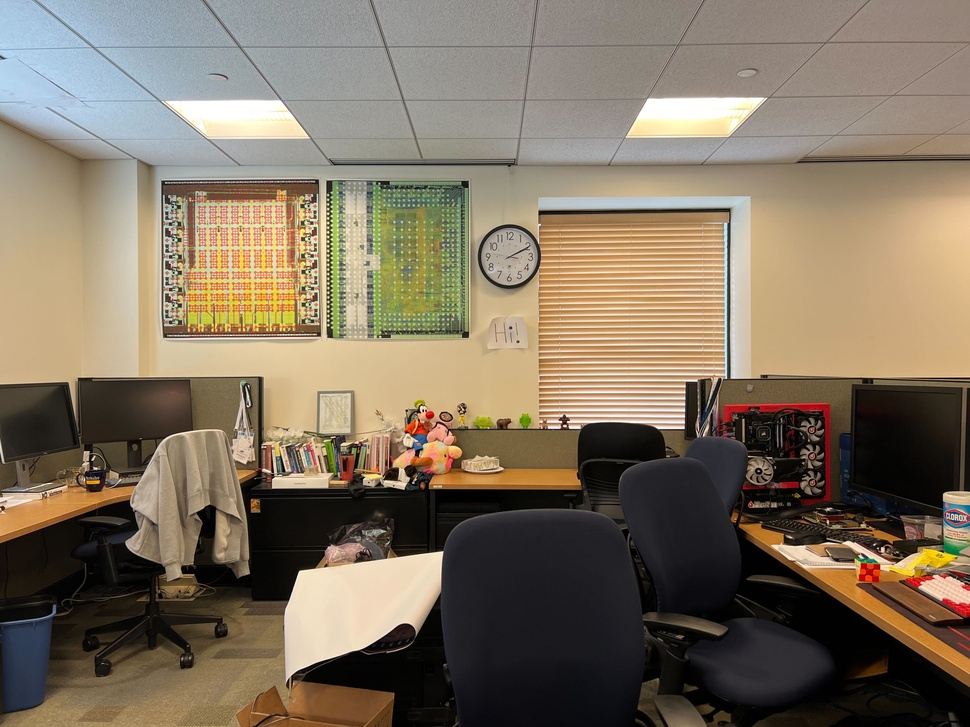
#> input picture data/cube/left.jpg, 970 x 727 px, shrunk from 4032 x 3024 before the run
$ python stereoBMGaussian.py --left ../../data/cube/left.jpg --right ../../data/cube/right.jpg   (older library calls are emulated)
#> lines starting #> are read from the running program, lines starting #| are printed output that depends on the picture; long printed decimals are rounded
import cv2
import numpy as np
import argparse
import matplotlib.pyplot as plt

def stereoBM_init(numDisparities, blockSize):
    stereo = cv2.StereoBM_create(numDisparities=numDisparities, blockSize=blockSize)
    return stereo

# simple arguments parser
if __name__ == '__main__':
    parser = argparse.ArgumentParser(description='Simple stereo matching example.')
    parser.add_argument('--left', type=str, help='left image file', required=True)
    parser.add_argument('--right', type=str, help='right image file', required=True)
    parser.add_argument('--num-disparity', type=int, help='disparity', default=128)
    parser.add_argument('--block-size', type=int, help='block size', default=9)
    args = parser.parse_args()

    block_size = args.block_size
    if block_size % 2 == 0:
        block_size += 1

    # read images as grayscale
    imgL = cv2.imread(args.left)
#> imgL is the input picture: shape (727, 970, 3); mean B, G, R 96.7, 115.1, 128.2
    # cv2.imshow('left', imgL)
    # cv2.waitKey(0)  # Wait indefinitely until a key is pressed
    # cv2.destroyAllWindows()  # Close all OpenCV windows
    imgR = cv2.imread(args.right)
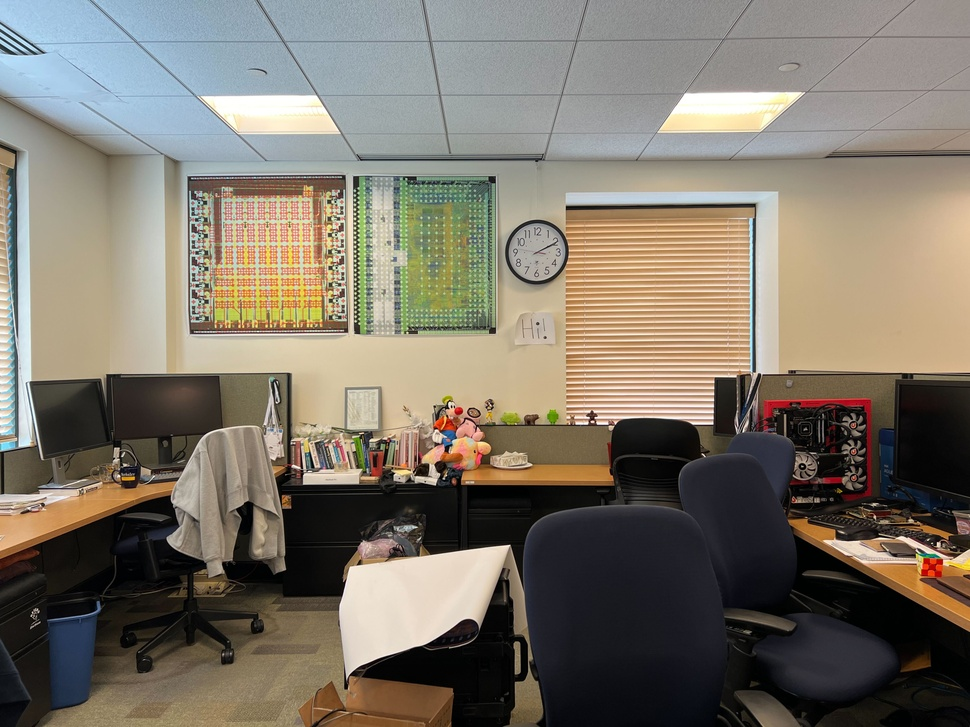
#> input picture data/cube/right.jpg, 970 x 727 px, shrunk from 4032 x 3024 before the run
#> imgR is the input picture: shape (727, 970, 3); mean B, G, R 105.5, 117.7, 125.2

    # create stereo matcher with parameters
    stereo = stereoBM_init(args.num_disparity, block_size)

    gray_left = cv2.cvtColor(imgL, cv2.COLOR_BGR2GRAY, imgL)
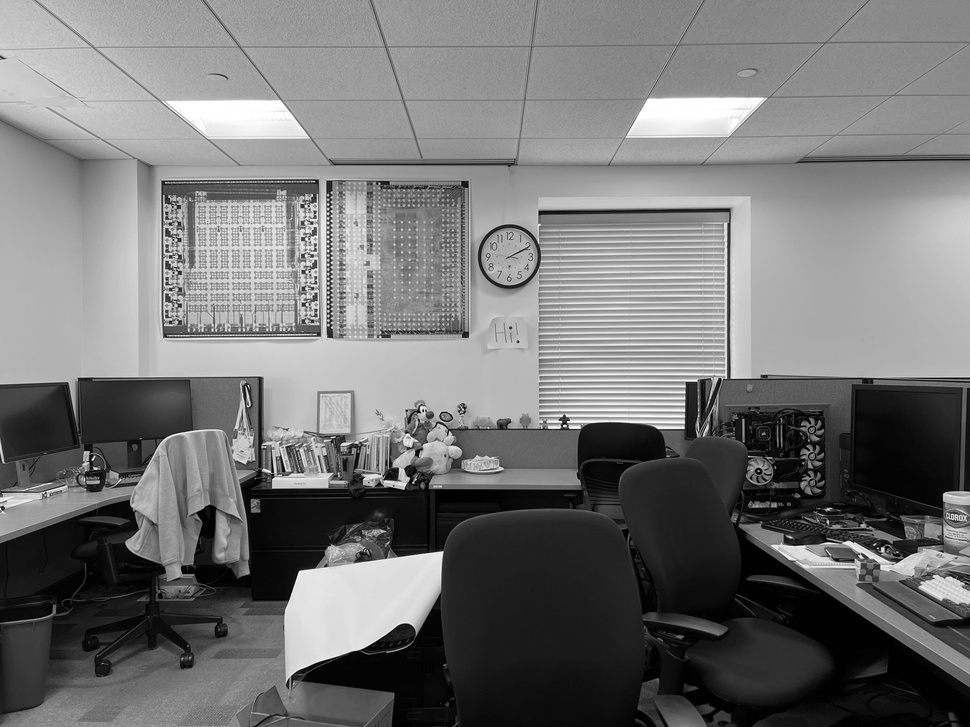
#> gray_left: shape (727, 970); min 0, max 255, mean 116.9
    gray_right = cv2.cvtColor(imgR, cv2.COLOR_BGR2GRAY, imgR)
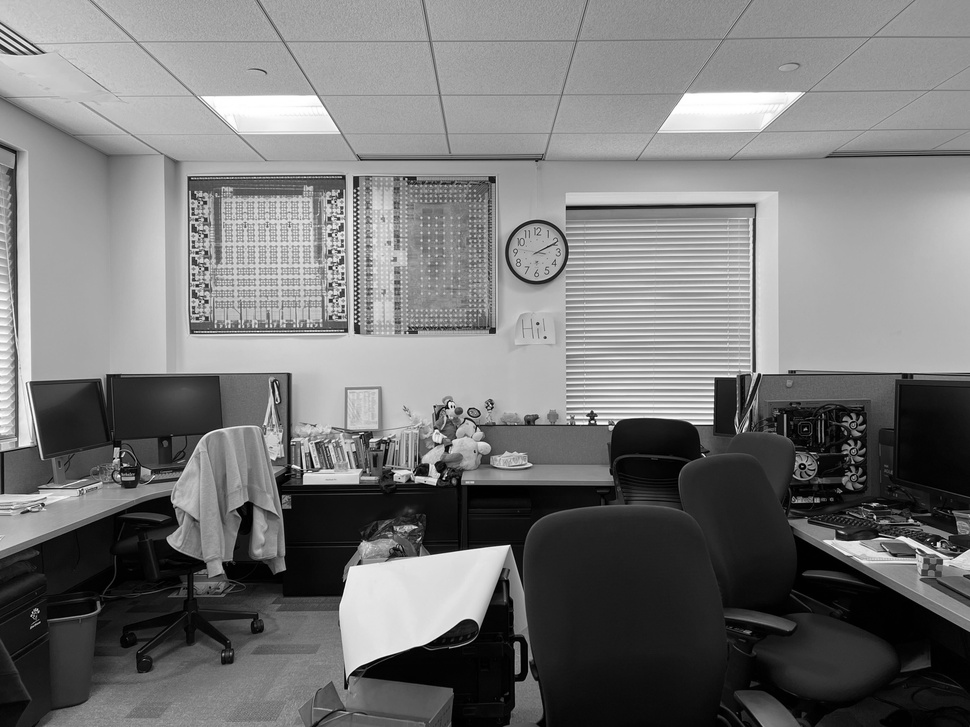
#> gray_right: shape (727, 970); min 0, max 255, mean 118.6

    # compute disparity
    disparity = stereo.compute(gray_left, gray_right)
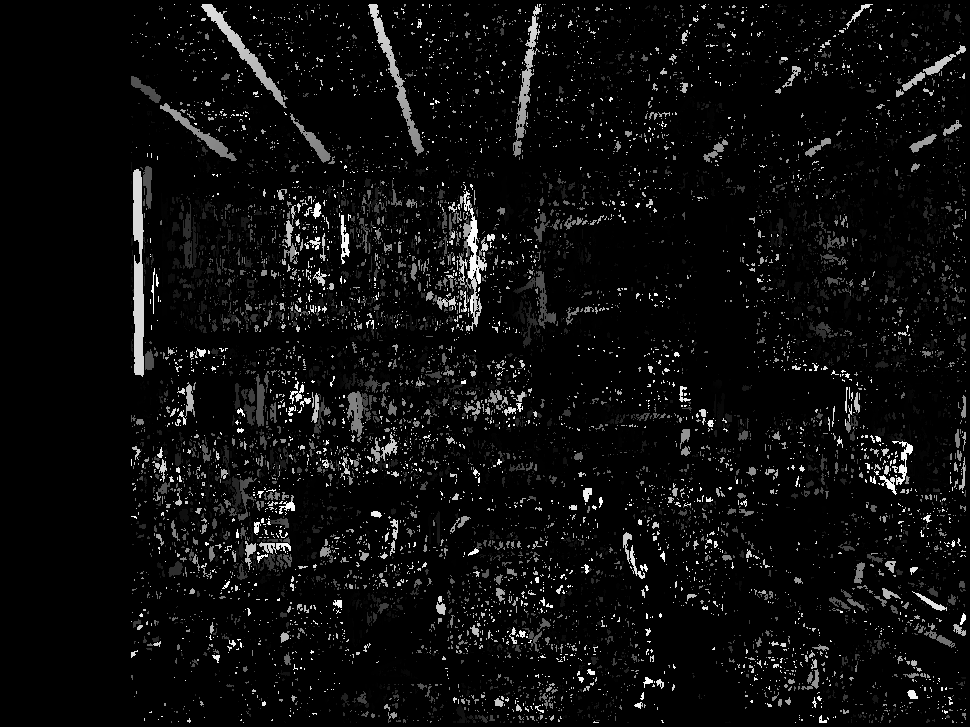
#> disparity: shape (727, 970) int16; min -16, max 2032, mean 89.4; drawn with min black and max white
    print(disparity.shape)
#| (727, 970)
    # print the max, min, and mean of the disparity
    print(f"Max: {np.max(disparity)}, Min: {np.min(disparity)}, Mean: {np.mean(disparity)}")
#| Max: 2032, Min: -16, Mean: 89.406
    # generate a distribution of the values
    plt.hist(disparity.ravel(), 256, [0, 256])
    # save the histogram
    plt.savefig('output/img/python_histogram.png')
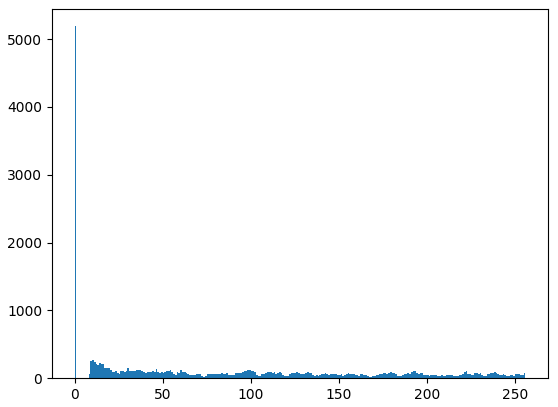
#> figure drawn by matplotlib, 1 panel; tallest bar 5190 high, from x = 0 to 1

    # normalize output
    disparity = cv2.normalize(disparity, disparity, alpha=0, beta=255, norm_type=cv2.NORM_MINMAX, dtype=cv2.CV_8U)
    # apply a gaussian filter to the disparity
    disparity = cv2.GaussianBlur(disparity, (5, 5), 0)
    disparity = cv2.applyColorMap(disparity, cv2.COLORMAP_JET)
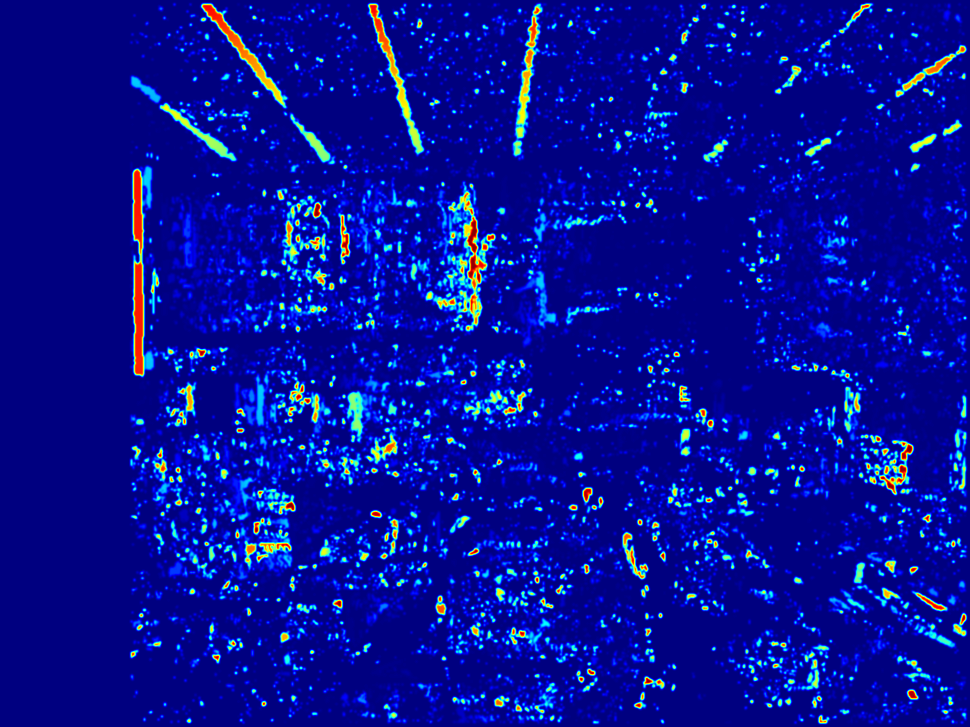
#> disparity: shape (727, 970, 3); mean B, G, R 149.8, 15.6, 5.8
    # [8 lines of commented-out code are left out]
    cv2.imwrite('output/img/disparityBMGaussian.png', disparity)
